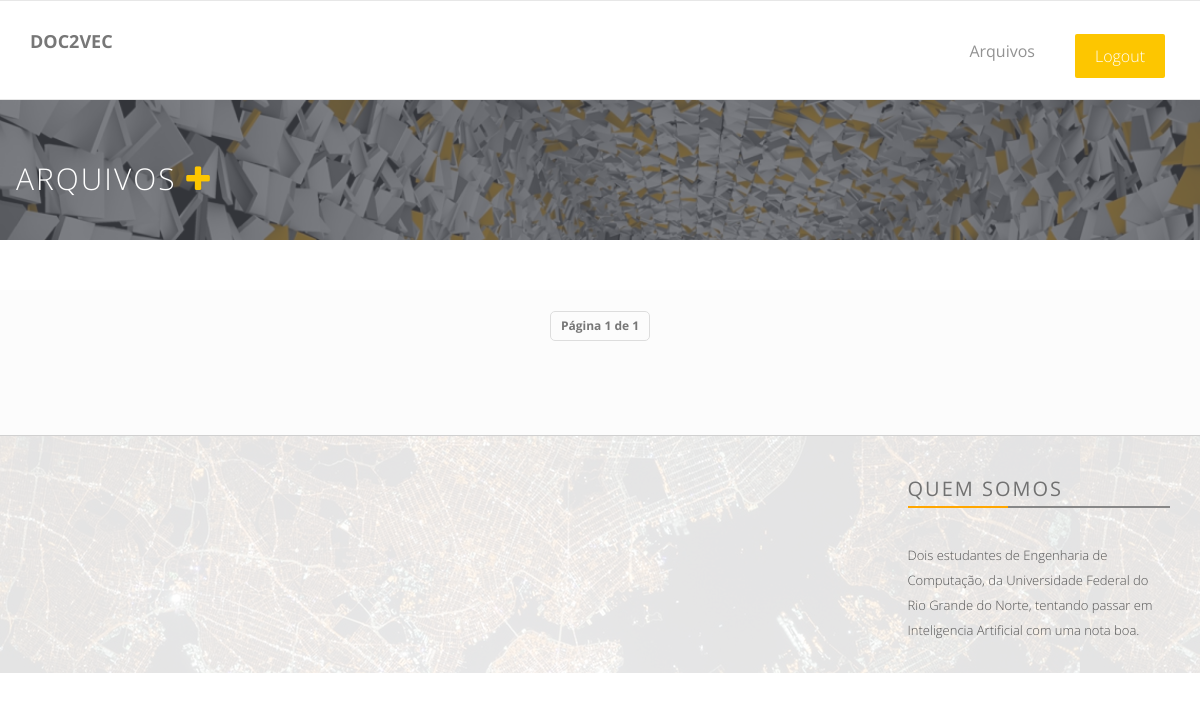
Before: /arquivos/ (signed in) with the older database file.
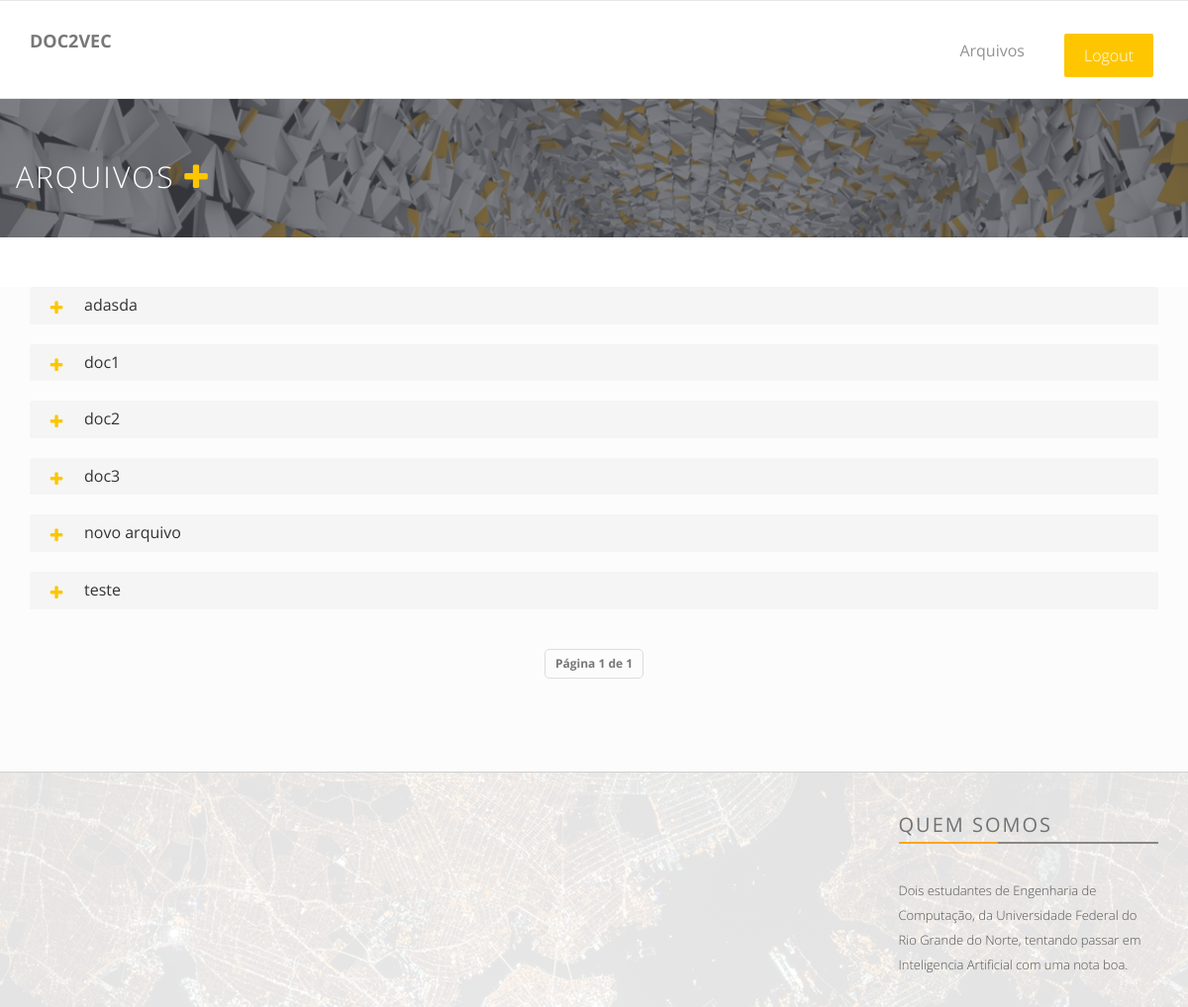
After: the same page with the newer database file.
### website/models.py (models this page shows, shortened)
class Document(models.Model):
    user = models.ForeignKey(User, on_delete=models.CASCADE)
    title = models.CharField("Título", max_length=200, validators=[min_length, deny_href])
    doc = models.FileField("Documento", upload_to=url_docs, validators=[validate_file_extension])
    date = models.DateTimeField("Data", editable=False, default=timezone.now)

### website/views/doc_views.py (the view, shortened to what this page needs)
# urls.py: url(r'^arquivos/$', DocumentView.as_view(), name='doc_view'),
@method_decorator(login_required, name='dispatch')
class DocumentView(View):
    def get(self, request, *args, **kwargs):
        view = DocumentList.as_view()
        return view(request, *args, **kwargs)

### website/views/doc_views.py (called while the page is built)
    def get_context_data(self, **kwargs):
        context = super(DocumentList, self).get_context_data(**kwargs)
        context['doc_form'] = self.doc_form
        context['doc_error'] = self.request.session.pop('doc_error', None)
        return context

### website/templates/website/docs/docs.html (shortened to what this page needs)
{% extends "website/base.html" %}
{% block content %}
{% load static %}
        <link rel="stylesheet" href="{% static 'css/docs.css' %}">
        <div class="page-head">
           <div class="container">
               <div class="row">
                   <div class="page-head-content">
                       <h1 class="page-title">Arquivos <a id="add-doc-btn" href="#new-doc" ><span class="fa fa-plus"></span></a></h1>
                   </div>
               </div>
           </div>
       </div>
       <div class="content-area recent-property" style="background-color: #FCFCFC; padding-bottom: 55px;">
           <div class="container">
               <div class="row row-feat">
                   <div class="col-md-12 feat-list">
                         {% for doc in documents %}
                           <div class="panel-group">
                               <div class="panel panel-default">
                                   <div class="panel-heading">
                                        <h4 class="panel-title fqa-title" data-toggle="collapse" data-target="#doc{{doc.pk}}" >
                                           {{doc.title}}
                                        </h4>
                                   </div>
                               </div>
                           </div>
                          {% endfor %}
                   </div>
               </div>
                <div class="col-md-12 text-center">
                 <ul class="pagination pagination-sm">
                   <li class="page-item disabled" >
                     <a class="page-link" style="cursor:default;">
                       Página {{ page_obj.number }} de {{ page_obj.paginator.num_pages }}
                     </a>
                   </li>
                 </ul>
               </div>
           </div>
       </div>
{% endblock %}

### website/templates/website/base.html (shortened to what this page needs)
<!DOCTYPE html>
{% load static %}
<html class="no-js">
    <head>
        <link rel="stylesheet" href="{% static 'third-party/theme/assets/css/normalize.css' %}">
        <link rel="stylesheet" href="{% static 'third-party/theme/assets/css/font-awesome.min.css' %}">
        <link rel="stylesheet" href="{% static 'third-party/theme/assets/css/fontello.css' %}">
        <link rel="stylesheet" href="{% static 'third-party/theme/assets/fonts/icon-7-stroke/css/pe-icon-7-stroke.css' %}">
        <link rel="stylesheet" href="{% static 'third-party/theme/assets/fonts/icon-7-stroke/css/helper.css' %}">
        <link rel="stylesheet" media="screen" href="{% static 'third-party/theme/assets/css/animate.css' %}">
        <link rel="stylesheet" href="{% static 'third-party/theme/assets/css/bootstrap-select.min.css' %}">
        <link rel="stylesheet" href="{% static 'third-party/theme/bootstrap/css/bootstrap.min.css' %}">
        <link rel="stylesheet" href="{% static 'third-party/theme/assets/css/icheck.min_all.css' %}">
        <link rel="stylesheet" href="{% static 'third-party/theme/assets/css/price-range.css' %}">
        <link rel="stylesheet" href="{% static 'third-party/theme/assets/css/owl.carousel.css' %}">
        <link rel="stylesheet" href="{% static 'third-party/theme/assets/css/owl.theme.css' %}">
        <link rel="stylesheet" href="{% static 'third-party/theme/assets/css/owl.transitions.css' %}">
        <link rel="stylesheet" href="{% static 'third-party/theme/assets/css/style.css' %}">
        <link rel="stylesheet" href="{% static 'third-party/theme/assets/css/responsive.css' %}">
        <link rel="stylesheet" href="{% static '/css/main.css' %}">
    </head>
    <body>
        <nav class="navbar navbar-default ">
            <div class="container">
                <div class="navbar-header">
                    <a class="navbar-brand" href="{% url 'index_view' %}">DOC2VEC</a>
                </div>
                <div class="collapse navbar-collapse yamm" id="navigation">
                    {% if request.user.is_authenticated %}
                      <div class="button navbar-right">
                          <button id="logout-btn" class="navbar-btn nav-button wow bounceInRight login" data-wow-delay="0.45s">Logout</button>
                      </div>
                      <ul class="main-nav nav navbar-nav navbar-right">
                          <li class="wow fadeInDown" data-wow-delay="0.5s"><a href="{% url 'doc_view' %}">Arquivos</a></li>
                      </ul>
                    {% else %}
                      <div class="button navbar-right">
                          <button class="navbar-btn nav-button wow bounceInRight login" onclick="window.open('login/', '_self')" data-wow-delay="0.45s">Login</button>
                      </div>
                    {% endif %}
                </div>
            </div>
        </nav>
        {% block content %}
        {% endblock %}
        <div class="footer-area">
            <div class=" footer">
                <div class="container">
                    <div class="row">
                        <div class="col-md-offset-9 col-md-3 col-sm-offset-6 col-sm-6 wow fadeInLeft animated">
                            <div class="single-footer">
                                <h4>Quem somos</h4>
                                <div class="footer-title-line"></div>
                                <p>Dois estudantes de Engenharia de Computação, da Universidade Federal do Rio Grande do Norte, tentando passar em Inteligencia Artificial com uma nota boa.</p>
                            </div>
                        </div>
                    </div>
                </div>
            </div>
        </div>
    </body>
</html>

### website/templates/website/forms/form_snippet.html (shortened to what this page needs)
{% load static %}

### website/static/css/main.css (style rules this page uses)
#add-doc-btn { color: rgb(253, 198, 0); }

### website/static/css/docs.css (style rules this page uses)
.page-item a { border-radius: 5px !important; height: 30px !important; }

Changed rows visible on the page:
added Document: title "adasda"
added Document: title "doc1"
added Document: title "doc2"
added Document: title "doc3"
added Document: title "novo arquivo"
added Document: title "teste"
